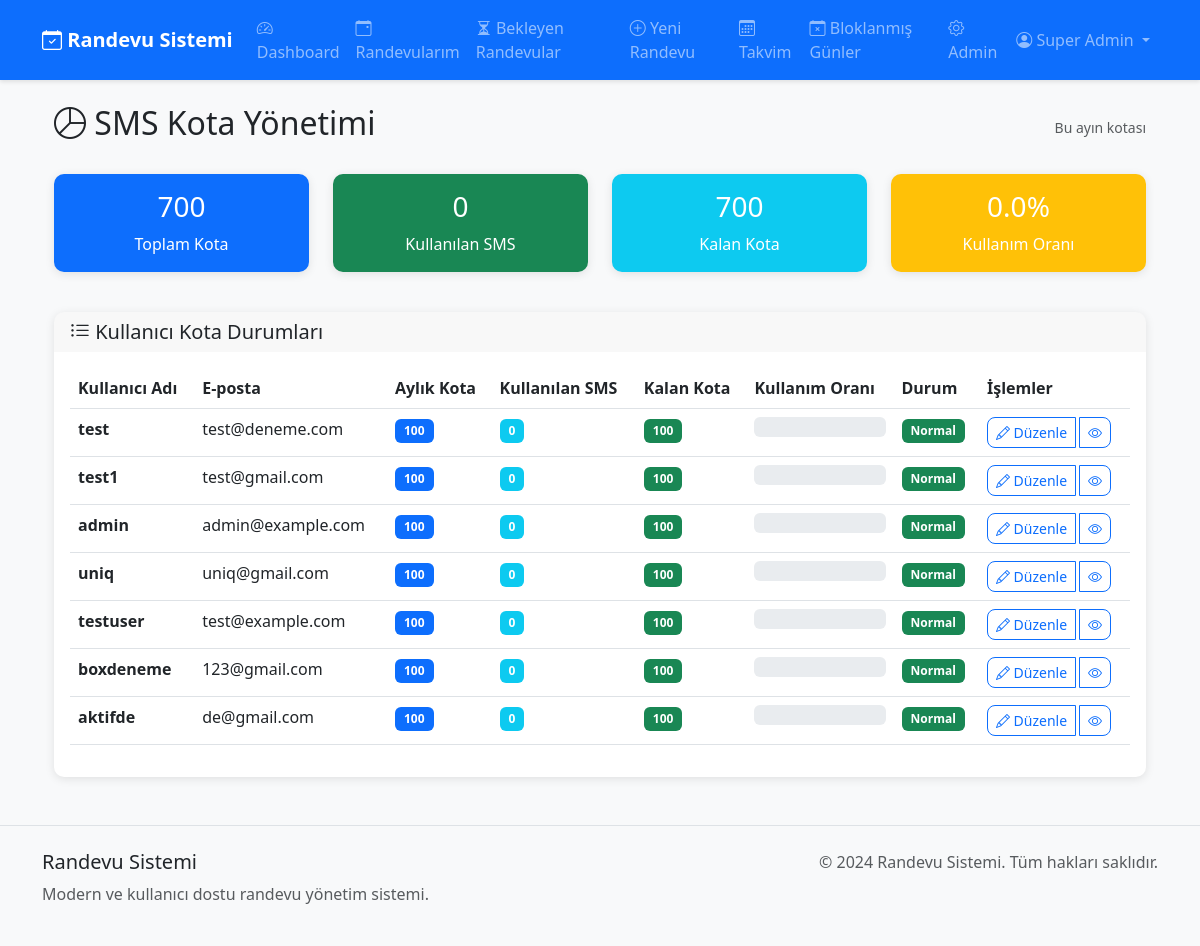
Page /admin/quota-management (signed in) on the earlier database version.
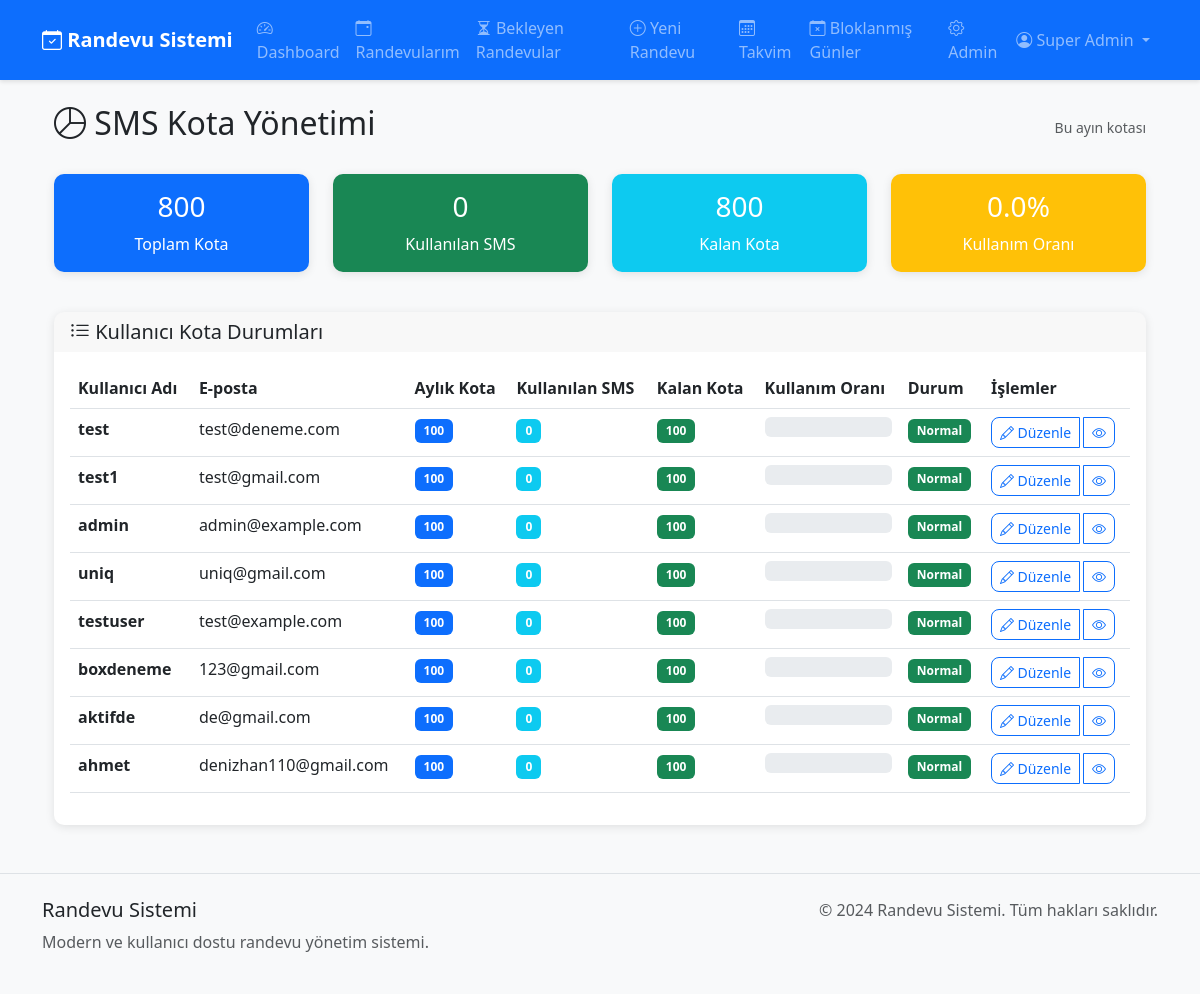
Same page on the later database version.
### models.py (models this page shows, shortened)
class User(UserMixin, db.Model):
    __tablename__ = 'user'
    id = db.Column(db.Integer, primary_key=True)
    username = db.Column(db.String(80), unique=True, nullable=False)
    email = db.Column(db.String(120), unique=True, nullable=False)
    password_hash = db.Column(db.String(128), nullable=False)
    first_name = db.Column(db.String(50), nullable=False)
    last_name = db.Column(db.String(50), nullable=False)
    phone = db.Column(db.String(20))
    role = db.Column(db.String(20), default='customer')
    is_active = db.Column(db.Boolean, default=True)
    company_name = db.Column(db.String(100))
    logo_path = db.Column(db.String(200))
    sms_quota = db.Column(db.Integer, default=100)
    is_superadmin = db.Column(db.Boolean, default=False)  # Sistemin ana yöneticisi
    unique_link = db.Column(db.String(50), unique=True)
    created_at = db.Column(db.DateTime, default=datetime.utcnow)
    updated_at = db.Column(db.DateTime, default=datetime.utcnow, onupdate=datetime.utcnow)
    kvkk_accepted_at = db.Column(db.DateTime, nullable=True)  # KVKK onay tarihi
    session_token = db.Column(db.String(64), nullable=True)  # Tek oturum için
    appointments = db.relationship('Appointment', backref='user', lazy=True, cascade='all, delete-orphan')
    blocked_days = db.relationship('BlockedDay', backref='user', lazy=True, cascade='all, delete-orphan')
    clients = db.relationship('Client', backref='user', lazy=True, cascade='all, delete-orphan')
    sms_logs = db.relationship('SmsLog', backref='user', lazy=True, cascade='all, delete-orphan')
    def get_full_name(self):
        return f"{self.first_name} {self.last_name}"

### routes/admin.py (the view)
    def decorated_function(*args, **kwargs):
        if not current_user.is_authenticated:
            return redirect(url_for('auth.login'))
        if not getattr(current_user, 'is_superadmin', False):
            flash('Bu sayfaya erişim için superadmin yetkisi gerekli!', 'error')
            return redirect(url_for('dashboard.dashboard'))
        return f(*args, **kwargs)

### app.py (called while the page is built)
@login_manager.user_loader
def load_user(user_id):
    return User.query.get(int(user_id))

@app.before_request
def check_single_session():
    if current_user.is_authenticated:
        from models import User
        user_db = User.query.get(current_user.id)
        token_in_db = user_db.session_token if user_db else None
        token_in_session = session.get('session_token')
        if token_in_db:
            session['session_token'] = token_in_db
        if token_in_session and token_in_db and token_in_session != token_in_db:
            logout_user()
            session.pop('session_token', None)
            flash('Başka bir oturum açıldığı için çıkış yapıldı.', 'warning')
            return redirect(url_for('auth.login'))

### templates/admin/quota_management.html (shortened to what the changed rows need)
{% extends "base.html" %} {% block title %}SMS Kota Yönetimi{% endblock %} {% block content %}
<div class="container-fluid">
    <div class="row">
        <div class="col-12">
            <div class="d-flex justify-content-between align-items-center mb-4">
                <h2><i class="bi bi-pie-chart"></i> SMS Kota Yönetimi</h2>
            </div>
        </div>
    </div>
    <div class="row mb-4">
        <div class="col-md-3 mb-3">
            <div class="card bg-primary text-white">
                <div class="card-body text-center">
                    <h3>{{ users_with_quotas|sum(attribute='sms_quota') or 0 }}</h3>
                    <p class="mb-0">Toplam Kota</p>
                </div>
            </div>
        </div>
        <div class="col-md-3 mb-3">
            <div class="card bg-info text-white">
                <div class="card-body text-center">
                    {% set total_quota = users_with_quotas|sum(attribute='sms_quota') or 0 %} {% set total_used = users_with_quotas|sum(attribute='used_sms') or 0 %} {% set remaining = total_quota - total_used %}
                    <h3>{{ remaining }}</h3>
                    <p class="mb-0">Kalan Kota</p>
                </div>
            </div>
        </div>
                    {% set usage_percentage = (total_used / total_quota * 100) if total_quota > 0 else 0 %}
    </div>
    <div class="row">
        <div class="col-12">
            <div class="card">
                <div class="card-body">
                    {% if users_with_quotas %}
                    <div class="table-responsive">
                        <table class="table table-hover">
                            <thead>
                                <tr>
                                    <th>Kullanıcı Adı</th>
                                    <th>E-posta</th>
                                    <th>Aylık Kota</th>
                                    <th>Kullanılan SMS</th>
                                    <th>Kalan Kota</th>
                                    <th>Kullanım Oranı</th>
                                    <th>Durum</th>
                                    <th>İşlemler</th>
                                </tr>
                            </thead>
                            <tbody>
                                {% for user_quota in users_with_quotas %}
                                <tr>
                                    <td><strong>{{ user_quota.username }}</strong></td>
                                    <td>{{ user_quota.email }}</td>
                                    <td>
                                        <span class="badge bg-primary">{{ user_quota.sms_quota }}</span>
                                    </td>
                                    <td>
                                        <span class="badge bg-info">{{ user_quota.used_sms }}</span>
                                    </td>
                                    <td>
                                        {% set remaining = user_quota.sms_quota - user_quota.used_sms %} {% if remaining >= 0 %}
                                        <span class="badge bg-success">{{ remaining }}</span> {% else %}
                                        <span class="badge bg-danger">{{ remaining }}</span> {% endif %}
                                    </td>
                                    <td>
                                        {% set usage_percentage = (user_quota.used_sms / user_quota.sms_quota * 100) if user_quota.sms_quota > 0 else 0 %}
                                        <div class="progress" style="height: 20px;">
                                        </div>
                                    </td>
                                    <td>
                                        {% if usage_percentage > 90 %}
                                        <span class="badge bg-danger">Kritik</span> {% elif usage_percentage > 70 %}
                                        <span class="badge bg-warning">Uyarı</span> {% else %}
                                        <span class="badge bg-success">Normal</span> {% endif %}
                                    </td>
                                    <td>
                                        <div class="btn-group" role="group">
                                            <button type="button" class="btn btn-sm btn-outline-primary" data-bs-toggle="modal" data-bs-target="#editQuotaModal{{ user_quota.id }}">
                                                <i class="bi bi-pencil"></i> Düzenle
                                            </button>
                                            <a href="{{ url_for('admin.user_detail', user_id=user_quota.id) }}" class="btn btn-sm btn-outline-secondary">
                                                <i class="bi bi-eye"></i>
                                            </a>
                                        </div>
                                    </td>
                                </tr>
                                {% endfor %}
                            </tbody>
                        </table>
                    </div>
                    {% else %}
                    <div class="text-center text-muted py-4">
                        <i class="bi bi-person-x fs-1"></i>
                        <p>Henüz kullanıcı bulunmuyor.</p>
                    </div>
                    {% endif %}
                </div>
            </div>
        </div>
    </div>
</div>
 {% endblock %}

### templates/base.html (shortened to what this page needs)
<!DOCTYPE html>
<html lang="tr">
<head>
    <link href="https://cdn.jsdelivr.net/npm/bootstrap@5.3.0/dist/css/bootstrap.min.css" rel="stylesheet">
    <link rel="stylesheet" href="https://cdn.jsdelivr.net/npm/bootstrap-icons@1.10.0/font/bootstrap-icons.css">
    <link rel="stylesheet" href="{{ url_for('static', filename='css/style.css') }}"> {% block extra_head %}{% endblock %}
</head>
<body>
    <nav class="navbar navbar-expand-lg navbar-dark bg-primary">
        <div class="container">
            <a class="navbar-brand" href="{{ url_for('index') }}">
                <i class="bi bi-calendar-check"></i> Randevu Sistemi
            </a>
            <div class="collapse navbar-collapse" id="navbarNav">
                <ul class="navbar-nav me-auto">
                    {% if current_user.is_authenticated %}
                    <li class="nav-item">
                        <a class="nav-link" href="{{ url_for('dashboard.dashboard') }}">
                            <i class="bi bi-speedometer2"></i> Dashboard
                        </a>
                    </li>
                    <li class="nav-item">
                        <a class="nav-link position-relative" href="{{ url_for('dashboard.appointments') }}">
                            <i class="bi bi-calendar-event"></i> Randevularım
                        </a>
                    </li>
                    <li class="nav-item">
                        <a class="nav-link position-relative" href="{{ url_for('appointments.pending_appointments') }}">
                            <i class="bi bi-hourglass-split"></i> Bekleyen Randevular {% set pending_count = current_user.appointments|selectattr('status', 'equalto', 'pending')|list|length %}
                        </a>
                    </li>
                    <li class="nav-item">
                        <a class="nav-link" href="{{ url_for('appointments.create') }}">
                            <i class="bi bi-plus-circle"></i> Yeni Randevu
                        </a>
                    </li>
                    <li class="nav-item">
                        <a class="nav-link" href="{{ url_for('dashboard.calendar') }}">
                            <i class="bi bi-calendar3"></i> Takvim
                        </a>
                    </li>
                    <li class="nav-item">
                        <a class="nav-link" href="{{ url_for('dashboard.blocked_days') }}">
                            <i class="bi bi-calendar-x"></i> Bloklanmış Günler
                        </a>
                    </li>
                    {% if current_user.is_superadmin %}
                    <li class="nav-item">
                        <a class="nav-link" href="{{ url_for('admin.admin_dashboard') }}">
                            <i class="bi bi-gear"></i> Admin
                        </a>
                    </li>
                    {% endif %} {% endif %}
                </ul>
                <ul class="navbar-nav">
                    {% if current_user.is_authenticated %}
                    <li class="nav-item dropdown">
                        <a class="nav-link dropdown-toggle" href="#" id="navbarDropdown" role="button" data-bs-toggle="dropdown">
                            <i class="bi bi-person-circle"></i> {{ current_user.get_full_name() }}
                        </a>
                    </li>
                    {% endif %}
                </ul>
            </div>
        </div>
    </nav>
    <main class="container mt-4">
        {% block content %}{% endblock %}
    </main>
    <footer class="bg-light mt-5 py-4">
        <div class="container">
            <div class="row">
                <div class="col-md-6">
                    <h5>Randevu Sistemi</h5>
                    <p class="text-muted">Modern ve kullanıcı dostu randevu yönetim sistemi.</p>
                </div>
                <div class="col-md-6 text-md-end">
                    <p class="text-muted">&copy; 2024 Randevu Sistemi. Tüm hakları saklıdır.</p>
                </div>
            </div>
        </div>
    </footer>
</body>
</html>

Differences in the rows shown:
added User: username "ahmet", email "denizhan110@gmail.com", sms_quota "100", used_sms "0"
Other differences:
{{ users_with_quotas|sum(attribute='sms_quota') or 0 }}: "700" → "800"
{{ remaining }}: "700" → "800"
